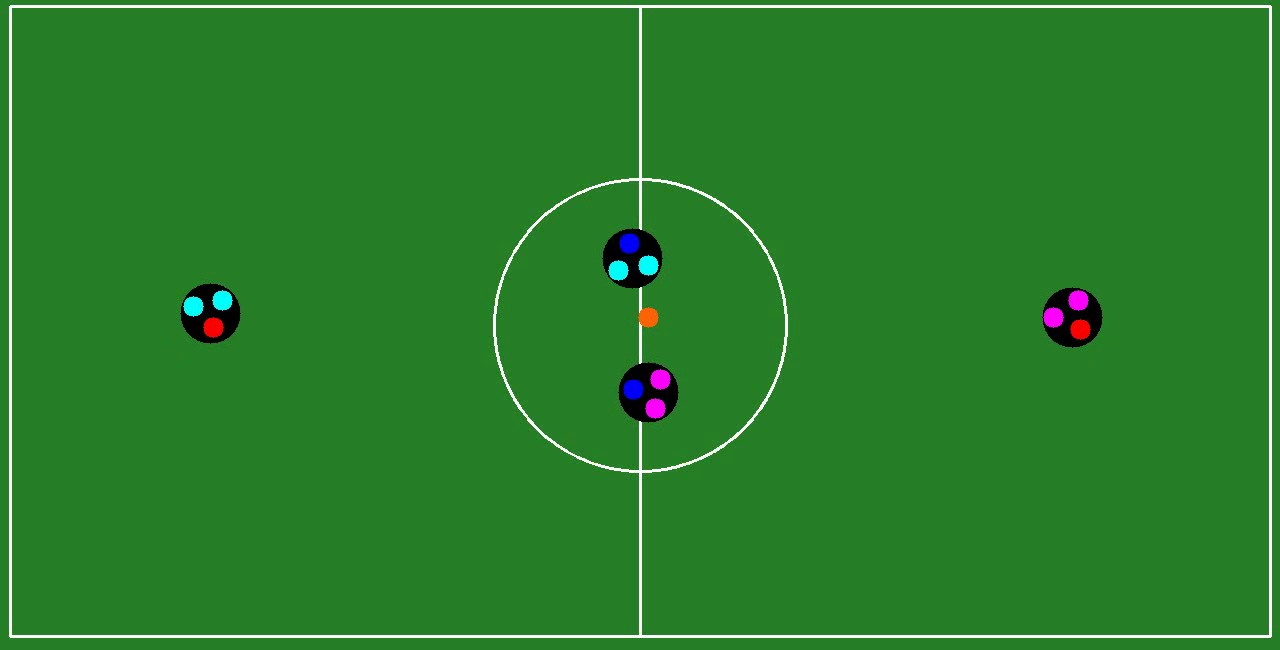
#> input picture frame 8 of video_futbol.avi, 1280 x 650 px, given in place of video.mov, which was not available
$ python game.py
#> lines starting #> are read from the running program, lines starting #| are printed output that depends on the picture; pictures that were not available may be replaced by others from this repository, and a replacement may not be noted
import cv2
import numpy as np
import random

# Configuración del video
ancho = 800
alto = 600
fps = 30
duracion = 5  # Duración en segundos

# Crear el video
fourcc = cv2.VideoWriter_fourcc(*"XVID")
video_salida = cv2.VideoWriter("video.mov", fourcc, fps, (ancho, alto))

# Generar el fondo de la cancha de fútbol
fondo = np.zeros((alto, ancho, 3), dtype=np.uint8)
fondo[:] = (40, 128, 40)  # Color verde para el césped

# Factores para escalar cancha
ratio_x = ancho / 640
ratio_y = alto / 480

# Dibujar las líneas de la cancha
cv2.rectangle(fondo,(int(5 * ratio_x), int(5 * ratio_y)),(int(635 * ratio_x), int(470 * ratio_y)),(255, 255, 255), 2)
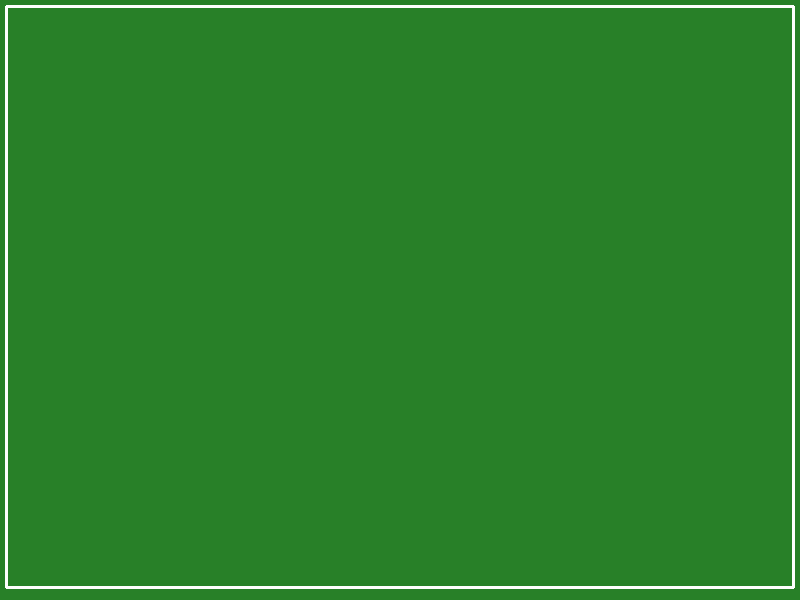
#> fondo: shape (600, 800, 3); mean of channels 0, 1, 2 43.7, 130.2, 43.7; drawn as B, G, R
cv2.circle(fondo,(int(ancho/2), int(alto/2)), int(73 * ratio_x), (255, 255, 255), 2)
cv2.line(fondo,(int(320 * ratio_x), int(5 * ratio_y)),(int(320 * ratio_x), int(470 * ratio_y)),(255, 255, 255), 2)
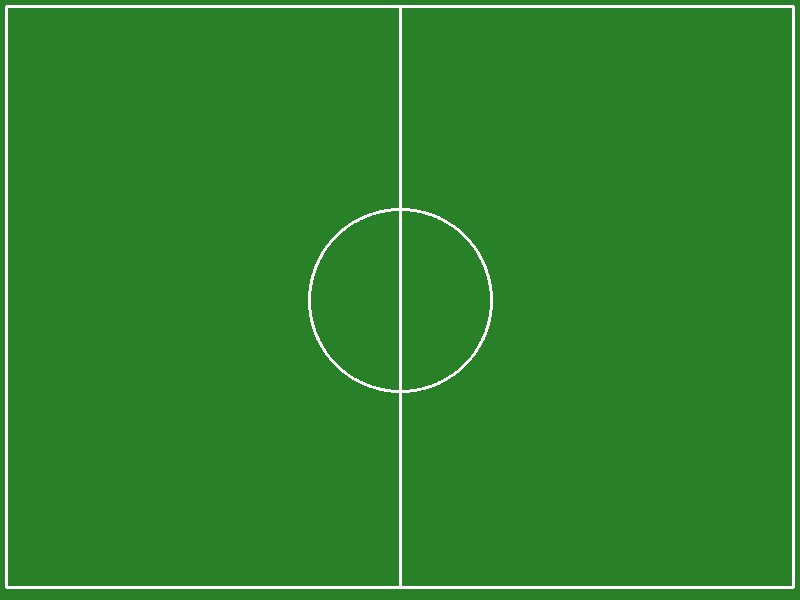
#> fondo: shape (600, 800, 3); mean of channels 0, 1, 2 45.2, 131.1, 45.2; drawn as B, G, R

# Clase para representar un círculo
class Circulo:
    def __init__(self, x, y, radio, color):
        self.x = x
        self.y = y
        self.radio = radio
        self.color = color
        self.velocidad_x = random.uniform(-1, 1)  # Velocidad en el eje x
        self.velocidad_y = random.uniform(-1, 1)  # Velocidad en el eje y
        self.circulos_secundarios = self.generar_circulos_secundarios()

    def generar_circulos_secundarios(self):
        circulos = []
        for _ in range(3):
            radio_secundario = 15
            x_secundario = random.uniform(-self.radio + radio_secundario, self.radio - radio_secundario)
            y_secundario = random.uniform(-self.radio + radio_secundario, self.radio - radio_secundario)
            color_secundario = random.choice([(255, 0, 0), (0, 0, 255)])  # Rojo o azul
            circulos.append((x_secundario, y_secundario, radio_secundario, color_secundario))
        return circulos

    def actualizar(self, circulos):
        # Actualizar posición del círculo
        self.x += self.velocidad_x
        self.y += self.velocidad_y

        # Comprobar colisiones con los bordes de la ventana
        if self.x < self.radio or self.x > ancho - self.radio:
            self.velocidad_x *= -1
        if self.y < self.radio or self.y > alto - self.radio:
            self.velocidad_y *= -1

        # Comprobar colisiones con otros círculos
        for otro_circulo in circulos:
            if otro_circulo != self:
                distancia = np.sqrt((self.x - otro_circulo.x) ** 2 + (self.y - otro_circulo.y) ** 2)
                if distancia <= self.radio + otro_circulo.radio:
                    # Cambiar dirección de ambos círculos
                    self.velocidad_x *= -1
                    self.velocidad_y *= -1
                    otro_circulo.velocidad_x *= -1
                    otro_circulo.velocidad_y *= -1

    def dibujar(self, fotograma):
        # Dibujar círculo principal
        cv2.circle(fotograma, (int(self.x), int(self.y)), self.radio, self.color, -1)

        # Dibujar círculos secundarios
        for x_sec, y_sec, r_sec, color_sec in self.circulos_secundarios:
            x = int(self.x + x_sec)
            y = int(self.y + y_sec)
            cv2.circle(fotograma, (x, y), r_sec, color_sec, -1)

# Crear los círculos
circulo1 = Circulo(100, 100, 50, (0, 0, 0))
circulo2 = Circulo(200, 200, 50, (0, 0, 0))
circulo3 = Circulo(300, 300, 50, (0, 0, 0))
circulo4 = Circulo(400, 400, 50, (0, 0, 0))

# Bucle principal para generar el video
frames = duracion * fps
for i in range(frames):
    # Dibujar los círculos en el fotograma actual
    fotograma = fondo.copy()

    circulo1.actualizar([circulo2, circulo3, circulo4])
    circulo2.actualizar([circulo1, circulo3, circulo4])
    circulo3.actualizar([circulo1, circulo2, circulo4])
    circulo4.actualizar([circulo1, circulo2, circulo3])

    circulo1.dibujar(fotograma)
    circulo2.dibujar(fotograma)
    circulo3.dibujar(fotograma)
    circulo4.dibujar(fotograma)

    # Agregar el fotograma al video de salida
    video_salida.write(fotograma)    # Dibujar los círculos en el fotograma actual
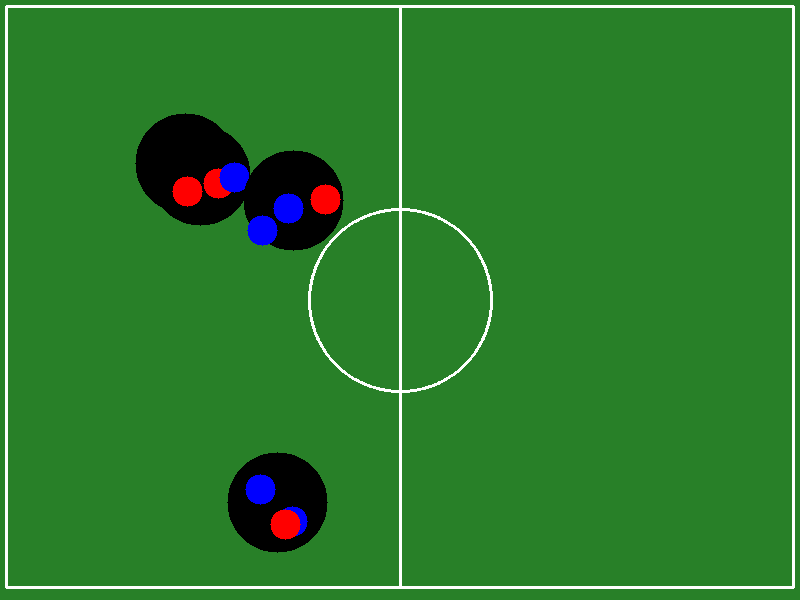
#> fotograma: shape (600, 800, 3); mean of channels 0, 1, 2 44.7, 124.3, 44.5; drawn as B, G, R

# Cerrar el video de salida
video_salida.release()

# Cerrar el video de salida
video_salida.release()
# Leer el video generado
video = cv2.VideoCapture("video.mov")

# Reproducir el video fotograma por fotograma
while True:
    ret, fotograma = video.read()
#> fotograma is the input picture: shape (650, 1280, 3); mean B, G, R 41.5, 127, 41.2
    if not ret:
        break

    cv2.imshow("Video de fútbol", fotograma)
    if cv2.waitKey(25) & 0xFF == ord("q"):
#> (key q is pressed here)
        break
# Liberar recursos y cerrar la ventana de visualización
video.release()
cv2.destroyAllWindows()
